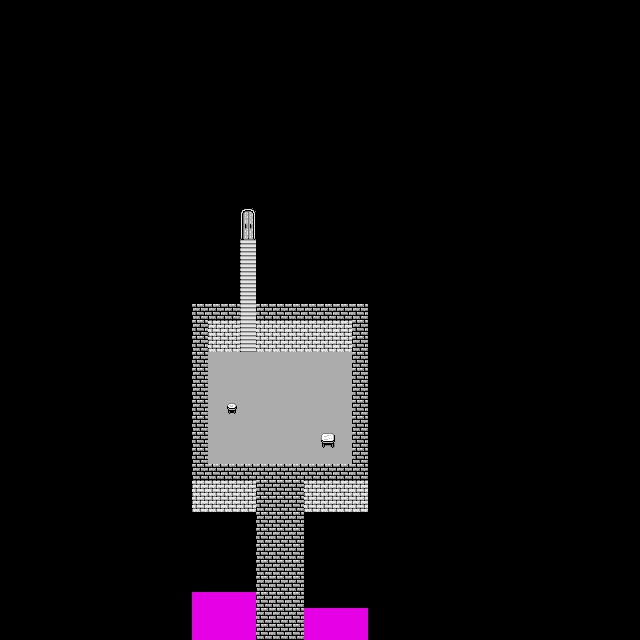

Rendered tile map (Tiled .tmx) drawn with the repository's tilesets; below, a short description and the map source with its tile grids summarised:
An orthogonal 40x40 tile map with 16x16 px tiles, 3 tile layers (Tile Layer 1, Tile Layer 2, Tile Layer 3), 2 tilesets and 3 objects (3x Character).

<map version="1.0" orientation="orthogonal" renderorder="right-down" width="40" height="40" tilewidth="16" tileheight="16">
 <properties>
  <property name="bgm" value="no_change" />
  <property name="name" value="Cave of Hero" />
 </properties>
 <tileset firstgid="1" source="../tilesets/lower.tsx" />
 <tileset firstgid="113" source="../tilesets/upper.tsx" />
 <layer name="Tile Layer 1" width="40" height="40" opacity="0.9">
  <properties>
   <property name="z" value="0" />
  </properties>
  <data>[1600 cells, 193 non-empty, 8 distinct tile ids]</data>
 </layer>
 <layer name="Tile Layer 2" width="40" height="40">
  <properties>
   <property name="z" value=".5" />
  </properties>
  <data>[1600 cells, 3 non-empty, 3 distinct tile ids]</data>
 </layer>
 <objectgroup name="Object Layer 1">
  <object name="moveknight" type="Character" x="240" y="352" width="16" height="16">
   <properties>
    <property name="appearance" value="4dir_knight" />
    <property name="face" value="SOUTH" />
    <property name="hide" value="return getSwitch('entry_knight')" />
    <property name="onInteract" value="play('hero/entry01.lua')" />
   </properties>
  </object>
  <object name="moveknight" type="Character" x="208" y="352" width="16" height="16">
   <properties>
    <property name="appearance" value="4dir_knight" />
    <property name="face" value="EAST" />
    <property name="hide" value="return (not getSwitch('entry_knight'))" />
    <property name="onInteract" value="speak(&quot;Please adventurer, pass and speak to our grandmaster.&quot;)" />
   </properties>
  </object>
  <object name="moveknight" type="Character" x="304" y="352" width="16" height="16">
   <properties>
    <property name="appearance" value="4dir_knight" />
    <property name="face" value="SOUTH" />
    <property name="onInteract" value="speak(&quot;Welcome to Hero, adventurer. This entrance is kept by the Knights of Hero, but none have passed in years.&quot;)" />
   </properties>
  </object>
 </objectgroup>
 <layer name="Tile Layer 3" width="40" height="40">
  <properties>
   <property name="z" value="1.0" />
  </properties>
  <data>[1600 cells, 0 non-empty, 0 distinct tile ids]</data>
 </layer>
</map>
